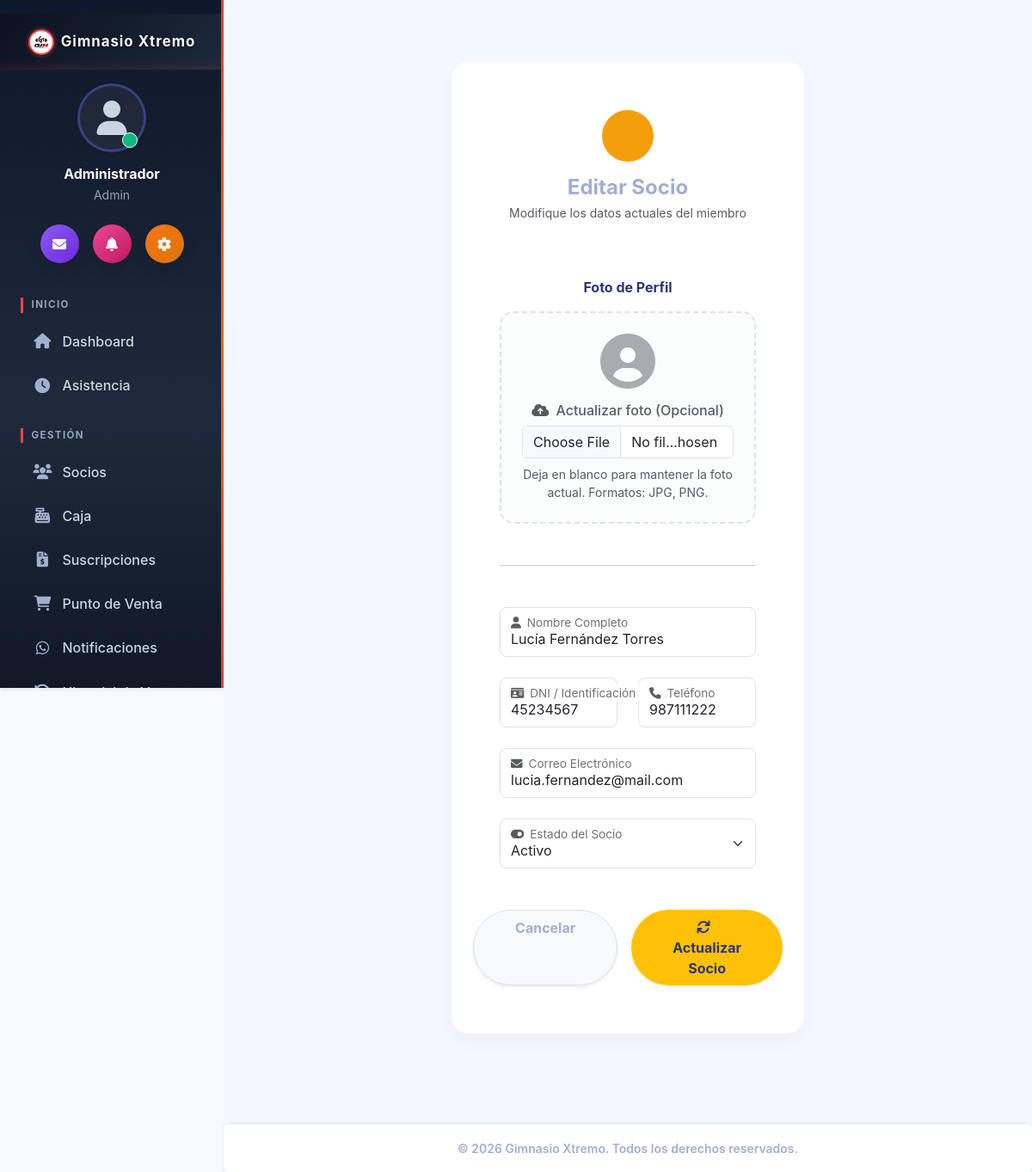
/socios/editar/2 (signed in), run on the app's committed database.
### tables this page shows
CREATE TABLE IF NOT EXISTS `configuracion` (
  `id` int NOT NULL,
  `nombre_sistema` varchar(100) DEFAULT NULL,
  `ruc` varchar(20) DEFAULT NULL,
  `razon_social` varchar(255) DEFAULT NULL,
  `nombre_comercial` varchar(255) DEFAULT NULL,
  `direccion` varchar(255) DEFAULT NULL,
  `ubigeo` varchar(6) DEFAULT '150101',
  `departamento` varchar(60) DEFAULT 'LIMA',
  `provincia` varchar(60) DEFAULT 'LIMA',
  `distrito` varchar(60) DEFAULT 'LIMA',
  `urbanizacion` varchar(120) DEFAULT NULL,
  `codigo_pais` varchar(2) DEFAULT 'PE',
  `telefono` varchar(20) DEFAULT NULL,
  `email` varchar(100) DEFAULT NULL,
  `logo` varchar(255) DEFAULT NULL,
  `moneda` varchar(10) DEFAULT '$',
  `sunat_ambiente` enum('beta','produccion') DEFAULT 'beta',
  `sunat_usuario_sol` varchar(50) DEFAULT NULL,
  `sunat_clave_sol` varchar(255) DEFAULT NULL,
  `sunat_certificado` varchar(255) DEFAULT NULL,
  `sunat_cert_clave` varchar(255) DEFAULT NULL,
  `igv_tasa` decimal(5,2) DEFAULT '18.00',
  `incluye_igv` tinyint(1) DEFAULT '1' COMMENT '1 = los precios mostrados YA incluyen IGV',
  `sri_ambiente` enum('1','2') DEFAULT '1' COMMENT '1=Pruebas, 2=Produccion',
  `sri_establecimiento` varchar(3) DEFAULT '001',
  `sri_punto_emision` varchar(3) DEFAULT '001',
  `sri_certificado_p12` varchar(255) DEFAULT NULL,
  `sri_certificado_clave` varchar(255) DEFAULT NULL,
  `iva_tasa` decimal(5,2) DEFAULT '15.00',
  `incluye_iva` tinyint(1) DEFAULT '1' COMMENT '1 = los precios mostrados YA incluyen IVA',
  PRIMARY KEY (`id`)
);

CREATE TABLE IF NOT EXISTS `socios` (
  `id` int NOT NULL AUTO_INCREMENT,
  `nombre` varchar(100) NOT NULL,
  `dni` varchar(20) NOT NULL,
  `tipo_doc` varchar(1) DEFAULT '1' COMMENT '1=DNI, 6=RUC, 4=CE, 7=PAS, 0=SinDoc',
  `direccion_fiscal` varchar(255) DEFAULT NULL,
  `email` varchar(100) DEFAULT NULL,
  `telefono` varchar(20) DEFAULT NULL,
  `whatsapp_api_key` varchar(50) DEFAULT NULL,
  `fecha_registro` datetime DEFAULT CURRENT_TIMESTAMP,
  `estado` enum('activo','inactivo','pendiente') DEFAULT 'activo',
  `foto` varchar(255) DEFAULT NULL,
  PRIMARY KEY (`id`),
  UNIQUE KEY `dni` (`dni`)
);

### app/models/Configuracion.php (called while the page is built, shortened)
<?php
class Configuracion {
    public static function getInfo() {
        $database = new Database();
        $conn = $database->getConnection();
        $query = "SELECT * FROM configuracion WHERE id = 1 LIMIT 1";
        $stmt = $conn->prepare($query);
        $stmt->execute();
        return $stmt->fetch(PDO::FETCH_ASSOC);
    }
}

### app/models/Socio.php (called while the page is built, shortened)
<?php
class Socio {
    private $conn;
    private $table_name = "socios";
    public function __construct() {
        $database = new Database();
        $this->conn = $database->getConnection();
    }
    public function obtenerPorId($id) {
        $query = "SELECT * FROM " . $this->table_name . " WHERE id = ? LIMIT 1";
        $stmt = $this->conn->prepare($query);
        $stmt->bindParam(1, $id);
        $stmt->execute();
        return $stmt->fetch(PDO::FETCH_ASSOC);
    }
}

### app/config/Database.php (called while the page is built, shortened)
<?php
class Database {
    private $host = 'localhost';
    private $db_name = 'ec_gym_system';
    private $username = 'root';
    private $password = '';
    public function getConnection() {
        $this->conn = null;
        try {
            $this->conn = new PDO("mysql:host=" . $this->host . ";dbname=" . $this->db_name, $this->username, $this->password);
            $this->conn->exec("set names utf8");
            $this->conn->setAttribute(PDO::ATTR_ERRMODE, PDO::ERRMODE_EXCEPTION);
        } catch(PDOException $exception) {
            echo "Error de conexión: " . $exception->getMessage();
        }
        return $this->conn;
    }
}

### app/views/socios/editar.php (the view, shortened to what this page needs)
<!DOCTYPE html>
<html lang="es">
<head>
    <link href="https://cdn.jsdelivr.net/npm/bootstrap@5.3.0/dist/css/bootstrap.min.css" rel="stylesheet">
    <link rel="stylesheet" href="https://cdnjs.cloudflare.com/ajax/libs/font-awesome/6.0.0/css/all.min.css">
</head>
<body class="bg-light">
    <?php require_once '../app/views/inc/navbar.php'; ?>
    <div class="container-fluid px-4 mt-5 mb-5">
        <div class="row justify-content-center">
            <div class="col-md-8 col-lg-6">
                <div class="card module-container border-0 shadow-sm">
                    <div class="card-header bg-white border-0 pt-4 pb-0 text-center">
                        <div class="bg-warning bg-opacity-10 text-warning rounded-circle d-inline-flex justify-content-center align-items-center mb-3" style="width: 60px; height: 60px;">
                            <i class="fas fa-user-edit fs-3"></i>
                        </div>
                        <h4 class="fw-bold text-secondary mb-1">Editar Socio</h4>
                        <p class="text-muted small">Modifique los datos actuales del miembro</p>
                    </div>
                    <div class="card-body px-4 px-md-5 pb-5 pt-3">
                        <form action="/socios/actualizar" method="POST" enctype="multipart/form-data" class="needs-validation">
                            <div class="mb-5 text-center mt-3">
                                <label for="foto" class="form-label fw-bold text-dark fs-6 mb-3">Foto de Perfil</label>
                                <div class="p-4 bg-light bg-opacity-50 border rounded-4 border-dashed position-relative transition-hover" style="border-style: dashed !important; border-width: 2px !important;">
                                    <?php if(!empty($socio['foto'])): ?>
                                        <div class="mb-4 position-relative d-inline-block">
                                            <img src="/img/socios/<?= $socio['foto'] ?>" alt="Foto actual"
                                                 class="rounded-circle shadow-sm border border-2 border-white" width="120" height="120"
                                                 style="object-fit: cover;">
                                            <span class="position-absolute bottom-0 start-50 translate-middle-x badge bg-success rounded-pill px-2 shadow-sm" style="font-size: 0.65rem;">Actual</span>
                                        </div>
                                    <?php else: ?>
                                        <div class="mb-3 text-muted">
                                            <i class="fas fa-user-circle" style="font-size: 4rem; opacity: 0.5;"></i>
                                        </div>
                                    <?php endif; ?>
                                    <h6 class="text-muted mb-2"><i class="fas fa-cloud-upload-alt me-1"></i> Actualizar foto (Opcional)</h6>
                                    <input type="file" class="form-control" name="foto" accept="image/png, image/jpeg, image/jpg">
                                    <small class="text-muted mt-2 d-block">Deja en blanco para mantener la foto actual. Formatos: JPG, PNG.</small>
                                </div>
                            </div>
                            <hr class="mb-5 opacity-25">
                            <div class="form-floating mb-4">
                                <input type="text" class="form-control rounded-3" id="nombre" name="nombre" value="<?= $socio['nombre'] ?>" placeholder="Nombre Completo" required>
                                <label for="nombre"><i class="fas fa-user text-muted me-2"></i>Nombre Completo</label>
                            </div>
                            <div class="row g-4 mb-4">
                                <div class="col-md-6">
                                    <div class="form-floating">
                                        <input type="text" class="form-control rounded-3" id="dni" name="dni" value="<?= $socio['dni'] ?>" placeholder="DNI / Identificación" required>
                                        <label for="dni"><i class="fas fa-id-card text-muted me-2"></i>DNI / Identificación</label>
                                    </div>
                                </div>
                                <div class="col-md-6">
                                    <div class="form-floating">
                                        <input type="text" class="form-control rounded-3" id="telefono" name="telefono" value="<?= $socio['telefono'] ?>" placeholder="Teléfono">
                                        <label for="telefono"><i class="fas fa-phone text-muted me-2"></i>Teléfono</label>
                                    </div>
                                </div>
                            </div>
                            <div class="form-floating mb-4">
                                <input type="email" class="form-control rounded-3" id="email" name="email" value="<?= $socio['email'] ?>" placeholder="Correo Electrónico">
                                <label for="email"><i class="fas fa-envelope text-muted me-2"></i>Correo Electrónico</label>
                            </div>
                            <div class="form-floating mb-5">
                                <select class="form-select rounded-3" id="estado" name="estado">
                                    <option value="activo" <?= $socio['estado'] == 'activo' ? 'selected' : '' ?>>Activo</option>
                                </select>
                                <label for="estado"><i class="fas fa-toggle-on text-muted me-2"></i>Estado del Socio</label>
                            </div>
                            <div class="d-grid gap-3 d-md-flex justify-content-md-center">
                                <a href="/socios/index" class="btn btn-light border rounded-pill px-5 py-2 fw-bold text-secondary shadow-sm">Cancelar</a>
                                <button type="submit" class="btn btn-warning rounded-pill px-5 py-2 shadow-sm fw-bold border-0 text-dark">
                                    <i class="fas fa-sync me-2"></i> Actualizar Socio
                                </button>
                            </div>
                        </form>
                    </div>
                </div>
            </div>
        </div>
    </div>
    <?php require_once '../app/views/inc/footer.php'; ?>
</body>
</html>

### app/views/inc/navbar.php (shortened to what this page needs)
<?php
require_once __DIR__ . '/../../models/Configuracion.php';
$config = Configuracion::getInfo();
$_rolActual = $_SESSION['user_rol'] ?? '';
$current_uri = $_SERVER['REQUEST_URI'] ?? '';
$is_active = function($path) use ($current_uri) {
    if ($path === '/home/index') {
        return ($current_uri === '/' || strpos($current_uri, '/home') === 0) ? 'active' : '';
    }
    return strpos($current_uri, $path) === 0 ? 'active' : '';
};
?>
<link rel="stylesheet" href="/css/gym-theme.css?v=<?= time() ?>">
<div class="d-flex" id="wrapper">
    <div class="shadow-sm" id="sidebar-wrapper">
        <div class="sidebar-heading p-4 d-flex align-items-center justify-content-center">
            <?php if(!empty($config['logo'])): ?>
                <img src="/img/<?= $config['logo'] ?>?v=<?= time() ?>"
                     alt="Logo" width="30" height="30"
                     class="d-inline-block align-text-top rounded-circle me-2">
            <?php endif; ?>
            <span class="fs-5 fw-bold text-dark tracking-wider"><?= $config['nombre_sistema'] ?></span>
        </div>
        <div class="text-center mt-3 mb-4 px-4">
            <div class="position-relative d-inline-block mb-3">
                <div class="bg-light rounded-circle shadow-sm d-flex align-items-center justify-content-center mx-auto" style="width: 80px; height: 80px; border: 3px solid #E0E7FF;">
                    <i class="fas fa-user text-muted" style="font-size: 2.5rem;"></i>
                </div>
                <span class="position-absolute bottom-0 end-0 p-2 bg-success border border-light rounded-circle" style="transform: translate(-10px, -5px);"></span>
            </div>
            <h6 class="fw-bold text-dark mb-1"><?= $_SESSION['user_name'] ?? 'Usuario' ?></h6>
            <p class="text-muted small mb-0"><?= ucfirst($_SESSION['user_rol'] ?? 'Invitado') ?></p>
        </div>
        <div class="d-flex justify-content-center gap-3 mb-4 px-3">
            <a href="/notificaciones/index" class="btn btn-primary rounded-circle shadow p-0 d-flex align-items-center justify-content-center" style="width: 45px; height: 45px; background: linear-gradient(135deg, #8B5CF6, #6D28D9); border:none;">
                <i class="fas fa-envelope text-white"></i>
            </a>
            <a href="/asistencia/index" class="btn rounded-circle shadow p-0 d-flex align-items-center justify-content-center" style="width: 45px; height: 45px; background: linear-gradient(135deg, #EC4899, #BE185D); border:none;">
                <i class="fas fa-bell text-white"></i>
            </a>
            <a href="/configuracion/index" class="btn rounded-circle shadow p-0 d-flex align-items-center justify-content-center" style="width: 45px; height: 45px; background: linear-gradient(135deg, #F97316, #D97706); border:none;">
                <i class="fas fa-cog text-white"></i>
            </a>
        </div>
        <div id="sidebar-nav-scroll">
            <div class="list-group list-group-flush mt-2 px-2">
                <p class="text-dark fw-bold ms-3 mt-2 mb-2 fs-6">Inicio</p>
                <a class="list-group-item list-group-item-action rounded mb-1 <?= $is_active('/home') ?>" href="/home/index">
                    <i class="fas fa-home w-20px text-center"></i> Dashboard
                </a>
                <a class="list-group-item list-group-item-action rounded mb-1 <?= $is_active('/asistencia') ?>" href="/asistencia/index">
                    <i class="fas fa-clock w-20px text-center"></i> Asistencia
                </a>
                <p class="text-dark fw-bold ms-3 mt-4 mb-2 fs-6">Gestión</p>
                <a class="list-group-item list-group-item-action rounded mb-1 <?= $is_active('/socios') ?>" href="/socios/index">
                    <i class="fas fa-users w-20px text-center"></i> Socios
                </a>
                <?php if($_rolActual === 'admin' || $_rolActual === 'recepcionista'): ?>
                    <a class="list-group-item list-group-item-action rounded mb-1 <?= $is_active('/caja') ?>" href="/caja/index">
                        <i class="fas fa-cash-register w-20px text-center"></i> Caja
                    </a>
                    <a class="list-group-item list-group-item-action rounded mb-1 <?= $is_active('/suscripciones') ?>" href="/suscripciones/index">
                        <i class="fas fa-file-invoice-dollar w-20px text-center"></i> Suscripciones
                    </a>
                    <a class="list-group-item list-group-item-action rounded mb-1 <?= $is_active('/pos') ?>" href="/pos/index">
                        <i class="fas fa-shopping-cart w-20px text-center"></i> Punto de Venta
                    </a>
                    <a class="list-group-item list-group-item-action rounded mb-1 <?= $is_active('/notificaciones') ?>" href="/notificaciones/index">
                        <i class="fab fa-whatsapp w-20px text-center"></i> Notificaciones
                    </a>
                    <a class="list-group-item list-group-item-action rounded mb-1 <?= $is_active('/pos/historial') ?>" href="/pos/historial">
                        <i class="fas fa-history w-20px text-center"></i> Historial de Ventas
                    </a>
                <?php endif; ?>
            </div>
        </div>
    </div>
    <div id="page-content-wrapper" class="d-flex flex-column" style="min-height: 100vh; background-color: var(--gym-bg-light);">
        <div class="container-fluid p-4 flex-grow-1">

### app/views/inc/footer.php (shortened to what this page needs)
        </div>
        <footer class="bg-white border-top text-center py-3 mt-auto shadow-sm text-secondary rounded">
            <small class="fw-semibold">&copy; <?= date('Y') ?> <?= $config['nombre_sistema'] ?>. Todos los derechos reservados.</small>
        </footer>
    </div>
</div>
</body>
</html>

### data on the page
configuracion: logo (picture), nombre_sistema "Gimnasio Xtremo"
socios: nombre "Lucía Fernández Torres", dni "45234567", telefono "987111222", email "lucia.fernandez@mail.com", estado "Activo"

### other printed values
$_SESSION['user_name'] "Administrador"
$_SESSION['user_rol'] "Admin"
